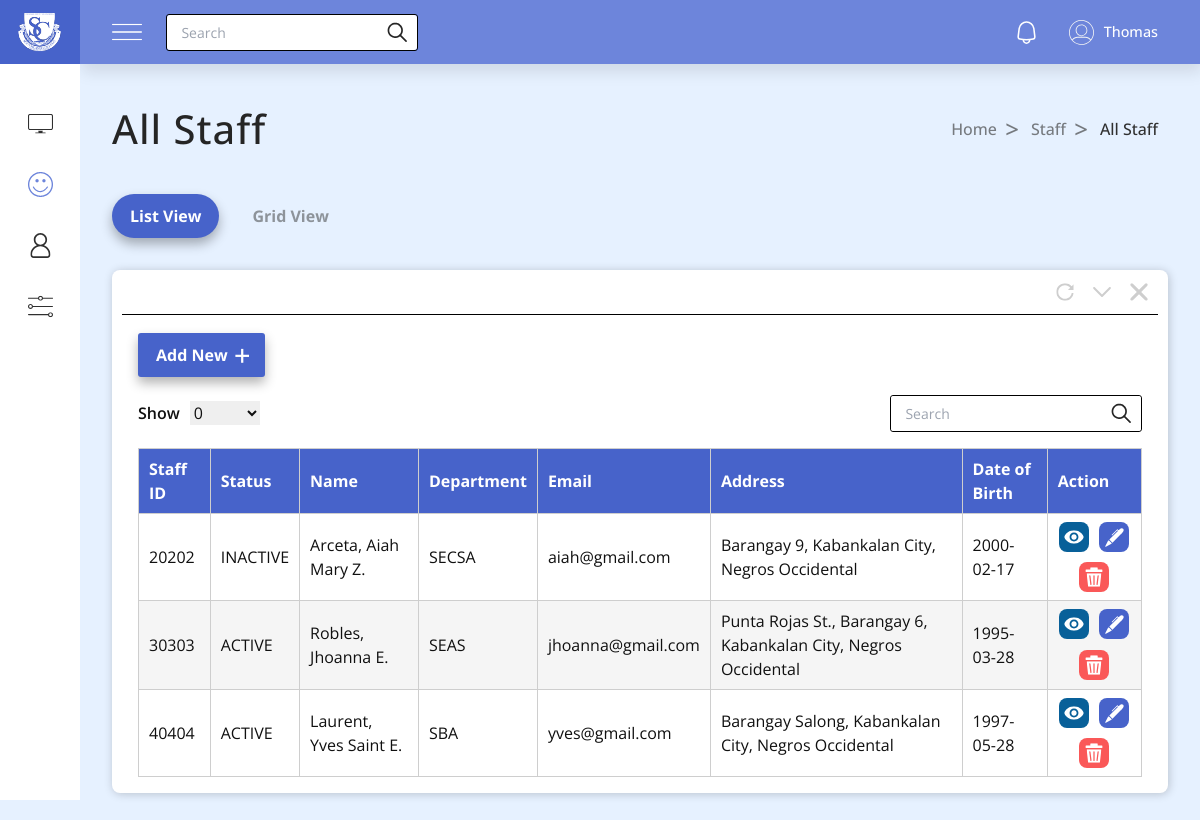
/admin/all_staff.php (signed in), run on the app's committed database.
### tables this page shows
CREATE TABLE `employee_tbl` (
  `employee_id` int(11) NOT NULL,
  `fname` varchar(255) NOT NULL,
  `mname` varchar(255) NOT NULL,
  `lname` varchar(255) NOT NULL,
  `date_of_birth` date NOT NULL,
  `place_of_birth` varchar(255) NOT NULL,
  `sex` varchar(255) NOT NULL,
  `blood_type` varchar(255) NOT NULL,
  `civil_status` varchar(255) NOT NULL,
  `tin_id` varchar(100) NOT NULL,
  `citizenship` varchar(255) NOT NULL,
  `sss_no` varchar(100) NOT NULL,
  `pagibig_no` varchar(100) NOT NULL,
  `philhealth_no` varchar(100) NOT NULL,
  `height` float NOT NULL,
  `weight` float NOT NULL,
  `residential_address` varchar(255) NOT NULL,
  `permanent_address` varchar(255) NOT NULL,
  `email` varchar(255) NOT NULL,
  `contact_number` varchar(100) NOT NULL,
  `status` varchar(255) NOT NULL DEFAULT 'ACTIVE',
  `photo_path` varchar(255) DEFAULT NULL,
  `department` varchar(255) NOT NULL
);

### admin/all_staff.php (the view, shortened to what this page needs)
<?php
$active = "all staff";
?>
<!DOCTYPE html>
<html lang="en">
<head>
    <link rel="stylesheet" href="styles/nav.css" />
    <link rel="stylesheet" href="styles/all.css" />
    <script src="https://cdn.tailwindcss.com"></script>
</head>
<body>
    <?php require 'partials/aside.php' ?>
    <?php require 'partials/nav.php' ?>
    <section class="section">
        <div class="section-title">
            <h1>All Staff</h1>
            <div class="breadcrumbs">
                <a href="/hrms/admin/">Home</a>
                <a href="/hrms/admin/all_staff.php">Staff</a>
                <a href="#">All Staff</a>
            </div>
        </div>
        <div class="view-buttons">
            <button type="button" class="view-btn active">List View</button>
            <button type="button" class="view-btn">Grid View</button>
        </div>
        <div class="table-container">
            <div class="table-buttons">
                <button><img src="images/refresh.svg" alt="refresh"></button>
                <button>
                </button>
                <button><img src="images/x.svg" alt="x"></button>
            </div>
            <hr />
            <div class="all-staff">
                <div class="add-btn">
                    <a href="add_staff.php">Add New</a>
                </div>
                <div class="filter-search-container">
                    <div class="filter">
                        <span>Show</span>
                        <select name="select" id="select">
                            <option value="" selected hidden>0</option>
                        </select>
                    </div>
                    <div class="search-container">
                        <input id="search" name="search" type="text" placeholder="Search" autocomplete="off" />
                        <button>
                            <img src="images/search.svg" alt="" />
                        </button>
                    </div>
                </div>
                <div class="main-table-container">
                    <div class="table">
                        <table>
                            <thead>
                                <tr>
                                    <th>Staff ID</th>
                                    <th>Status</th>
                                    <th>Name</th>
                                    <th>Department</th>
                                    <th>Email</th>
                                    <th>Address</th>
                                    <th>Date of Birth</th>
                                    <th>Action</th>
                                </tr>
                            </thead>
                            <tbody id="staff-table-body">
                                <?php
                                include('includes/connection.php');
                                $query = mysqli_query($conn, "SELECT * FROM `employee_tbl`");
                                while ($row = mysqli_fetch_array($query)) {
                                ?>
                                    <tr>
                                        <td><label><?php echo $row['employee_id']; ?></label></td>
                                        <td><label><?= $row['status'] ?></label></td>
                                        <td><label><?php echo $row['lname'] . ', ' . $row['fname'] . ' ' . $row['mname']; ?></label></td>
                                        <td><label><?php echo $row['department']; ?></label></td>
                                        <td><label><?php echo $row['email']; ?></label></td>
                                        <td><label><?php echo $row['permanent_address']; ?></label></td>
                                        <td><label><?php echo $row['date_of_birth']; ?></label></td>
                                        <td class='action'>
                                            <a class="view-btn" href="about_staff.php?id=<?php echo $row['employee_id'] ?>">
                                                <div>
                                                    <img src="images/eyes.svg" alt="View">
                                                </div>
                                            </a>
                                            <a class='update-btn' href='edit_staff.php?id=<?php echo $row['employee_id']; ?>'>
                                                <div>
                                                    <img src="images/update-btn.svg" alt="update">
                                                </div>
                                            </a>
                                            <a class="delete-btn" href="functions/staff/delete.php?id=<?php echo $row['employee_id']; ?>">
                                                <div>
                                                    <img src="images/delete-btn.svg" alt="update">
                                                </div>
                                            </a>
                                        </td>
                                    </tr>
                                <?php } ?>
                            </tbody>
                        </table>
                    </div>
                </div>
            </div>
        </div>
    </section>
</body>
</html>

### admin/styles/nav.css (style rules this page uses)
.search-container { display: flex; justify-content: center; align-items: center; position: relative; }
.search-container input { width: 200px; height: 35px; padding: 0 0.9rem; padding-right: 2.1rem; outline: none; border: none; border-radius: 3px; font-size: 14px; }
.search-container button { width: 20px; height: 20px; position: absolute; right: 10px; cursor: pointer; }

### admin/styles/all.css (style rules this page uses)
body { display: flex; }
.view-buttons { display: flex; justify-content: start; align-items: center; gap: 15px; }
.view-buttons .view-btn { font-size: 1rem; font-weight: 700; padding: 10px 18px; border-radius: 25px; color: #8d939a; transition: color 0.2s linear; }
.view-buttons .view-btn.active { background: #4763ca; color: white; box-shadow: 0 6px 12px rgba(0, 0, 0, 0.3); }
.table-container { width: 100%; display: flex; flex-direction: column; justify-content: center; margin-top: 2rem; padding: 0 10px 1rem; border-radius: 8px; background: white; box-shadow: 1px 1px 10px rgba(0, 0, 0, 0.2); overflow: hidden; }
.table-container .table-buttons { display: flex; justify-content: end; align-items: center; gap: 1.2rem; padding: 0.8rem 0; padding-right: 10px; }
.table-container .table-buttons button { display: flex; justify-content: start; align-items: center; font-size: 1rem; font-weight: 700; cursor: pointer; }
.table-container .table-buttons button img { width: 18px; height: 18px; object-fit: cover; }
.table-container .table-buttons button svg { width: 18px; height: 18px; object-fit: cover; }
.table-container .table-buttons button #arrow { fill: #cecece; transform: rotate(90deg); }
.table-container hr { height: 0; outline: none; border: none; border-top: 1px solid black; }
.add-btn { height: 5rem; display: flex; justify-content: start; align-items: center; }
.add-btn a { font-size: 1rem; font-weight: 700; padding: 10px 37px 10px 18px; border-radius: 3px; background: #4763ca; color: white; box-shadow: 0 6px 12px rgba(0, 0, 0, 0.3); transition: color 0.2s linear; position: relative; }
.add-btn a::after { content: "+"; position: absolute; top: 0; font-size: 1.8rem; font-weight: 500; margin-left: 0.4rem; }
.filter-search-container { width: 100%; display: flex; justify-content: space-between; align-items: center; }
.filter-search-container .filter { display: flex; justify-content: center; align-items: center; gap: 10px; }
.filter span { font-size: 1rem; font-weight: 600; }
.filter select { width: 70px; font-size: 1rem; }
.search-container { border: 1px solid black; border-radius: 3px; }
.search-container input { width: 250px; }
.all-staff { flex: auto; width: 100%; padding: 0 1rem; }
.main-table-container { flex: auto; width: 100%; overflow-x: auto; }
.table { position: relative; width: 100%; height: 100%; margin-top: 1rem; overflow-x: auto; }
.table table { width: 100%; height: 100%; border-collapse: collapse; table-layout: auto; }
.table table thead { background: #4763ca; color: white; }
.table table tr, .table table th, .table table td { border: 1px solid #cecece; padding: 8px 10px; text-align: start; overflow: hidden; text-overflow: ellipsis; }
.table table tr:nth-child(even) { background: #f5f5f5; }
.table table .action { width: 100%; height: 100%; display: flex; flex-wrap: wrap; justify-content: center; align-items: center; border: 0; gap: 10px; }
.table table .action .view-btn div { background: #086099; width: 30px; height: 30px; padding: 5px; border-radius: 8px; }
.table table .action .update-btn div { background: #4763ca; width: 30px; height: 30px; padding: 5px; border-radius: 8px; }
.table table .action .delete-btn div { background: #fa5858; width: 30px; height: 30px; padding: 5px; border-radius: 8px; }

### data on the page
employee_tbl: employee_id "20202", status "INACTIVE", lname "Arceta", fname "Aiah Mary", mname "Z.", department "SECSA", email "aiah@gmail.com", permanent_address "Barangay 9, Kabankalan City, Negros Occidental", date_of_birth "2000-02-17"
employee_tbl: employee_id "30303", status "ACTIVE", lname "Robles", fname "Jhoanna", mname "E.", department "SEAS", email "jhoanna@gmail.com", permanent_address "Punta Rojas St., Barangay 6, Kabankalan City, Negros Occidental", date_of_birth "1995-03-28"
employee_tbl: employee_id "40404", status "ACTIVE", lname "Laurent", fname "Yves Saint", mname "E.", department "SBA", email "yves@gmail.com", permanent_address "Barangay Salong, Kabankalan City, Negros Occidental", date_of_birth "1997-05-28"
